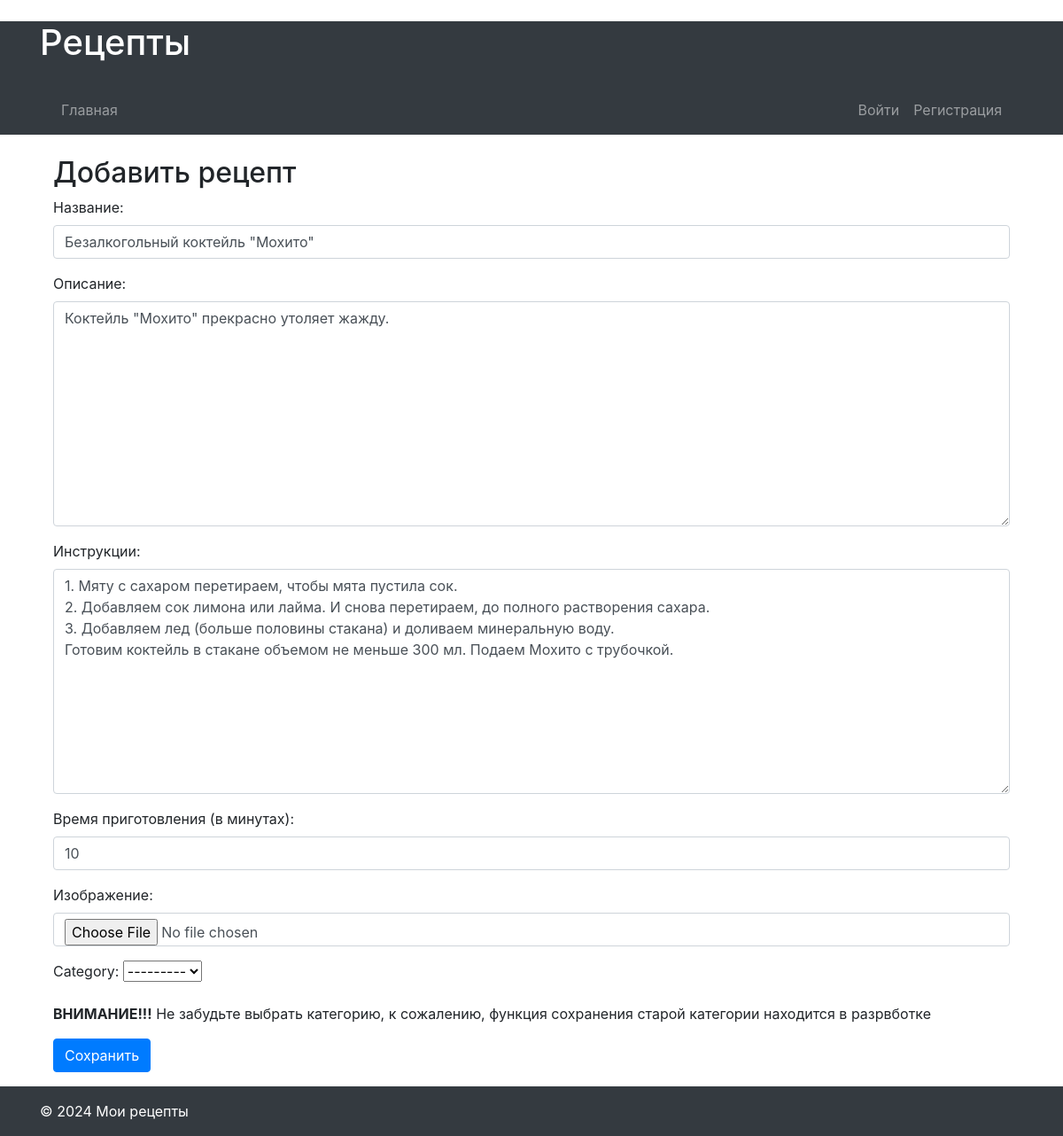
The app's page /recipe/edit/12/ with its own data.
### recipesapp/models.py (models this page shows, shortened)
class Recipe(models.Model):
    title = models.CharField(max_length=255)
    description = models.TextField()
    instructions = models.TextField()
    preparation_time = models.PositiveIntegerField()
    image = models.ImageField(upload_to='static/img/')
    author = models.ForeignKey(User, on_delete=models.CASCADE, related_name='recipes')
    created_at = models.DateTimeField(auto_now_add=True)
    updated_at = models.DateTimeField(auto_now=True)

### recipesapp/views.py (the view)
# urls.py: path('recipe/edit/<int:recipe_id>/', views.edit_recipe, name='edit_recipe'),
def edit_recipe(request, recipe_id):
    recipe = get_object_or_404(Recipe, id=recipe_id)
    recipe_category_relationship = RecipeCategoryRelationship.objects.filter(recipe=recipe).first()
    previous_category = None
    if recipe_category_relationship:
        previous_category = recipe_category_relationship.category
    if request.method == 'POST':
        form = RecipeForm(request.POST, request.FILES, instance=recipe)
        if form.is_valid():
            recipe = form.save(commit=False)
            recipe.author = request.user
            if 'image' in request.FILES:
                recipe.image = request.FILES['image']
                current_time = datetime.now().strftime("%Y%m%d%H%M%S%f")
                file_extension = recipe.image.name.split('.')[-1]
                file_name = f"{current_time}.{file_extension}"
                recipe.image.name = file_name
            recipe.save()
            category_id = request.POST.get('category')
            if category_id:
                category = Category.objects.get(pk=category_id)
            else:
                category = previous_category
            if recipe_category_relationship:
                recipe_category_relationship.category = category
                recipe_category_relationship.save()
            else:
                RecipeCategoryRelationship.objects.create(recipe=recipe, category=category)
            return redirect('recipesapp:home')
    else:
        form = RecipeForm(instance=recipe)
    return render(request, 'recipesapp/edit_recipe.html', {'form': form})

### recipesapp/forms.py
class RecipeForm(forms.ModelForm):
    category = forms.ModelChoiceField(queryset=Category.objects.all(), required=True)
    class Meta:
        model = Recipe
        fields = ['title', 'description', 'instructions', 'preparation_time', 'image', 'category']
        widgets = {
            'title': forms.TextInput(attrs={'class': 'form-control'}),
            'description': forms.Textarea(attrs={'class': 'form-control'}),
            'instructions': forms.Textarea(attrs={'class': 'form-control'}),
            'preparation_time': forms.NumberInput(attrs={'class': 'form-control'}),
            'image': forms.FileInput(attrs={'class': 'form-control'}),
            'category': forms.Select(attrs={'class': 'form-control'}),
        }
        labels = {
            'title': 'Название',
            'description': 'Описание',
            'instructions': 'Инструкции',
            'preparation_time': 'Время приготовления (в минутах)',
            'image': 'Изображение',
            'category': 'Категория',
        }

### recipesapp/models.py (called while the page is built)
    def __str__(self):
        return self.name

### recipesapp/templates/recipesapp/edit_recipe.html (shortened to what this page needs)
{% extends 'recipesapp/base.html' %}
{% block content %}
    <div class="container">
        <h2>Добавить рецепт</h2>
        <form method="post" enctype="multipart/form-data">
            {% for field in form %}
            <div class="form-group">
                {{ field.label_tag }}
                {{ field }}
            </div>
            {% endfor %}
            <p><b>ВНИМАНИЕ!!!</b> Не забудьте выбрать категорию, к сожалению, функция сохранения старой категории находится в разрвботке</p>
            <button type="submit" class="btn btn-primary">Сохранить</button>
        </form>
    </div>
{% endblock %}

### records on screen
Recipe: form "Безалкогольный коктейль \"Мохито\"" "Коктейль \"Мохито\" прекрасно утоляет жажду." "1. Мяту с сахаром перетираем, чтобы мята пустила сок. 2. Добавляем сок лимона или лайма. И снова перетираем, до полного растворения сахара. 3. Добавляем лед (больше половины стакана) и доливаем минеральную воду. Готовим коктейль в стакане объемом не меньше 300 мл. Подаем Мохито с трубочкой." "10"

### other values on screen
{{ field.label_tag }} "Название:" "Описание:" "Инструкции:" "Время приготовления (в минутах):" "Изображение:" "Category:"
